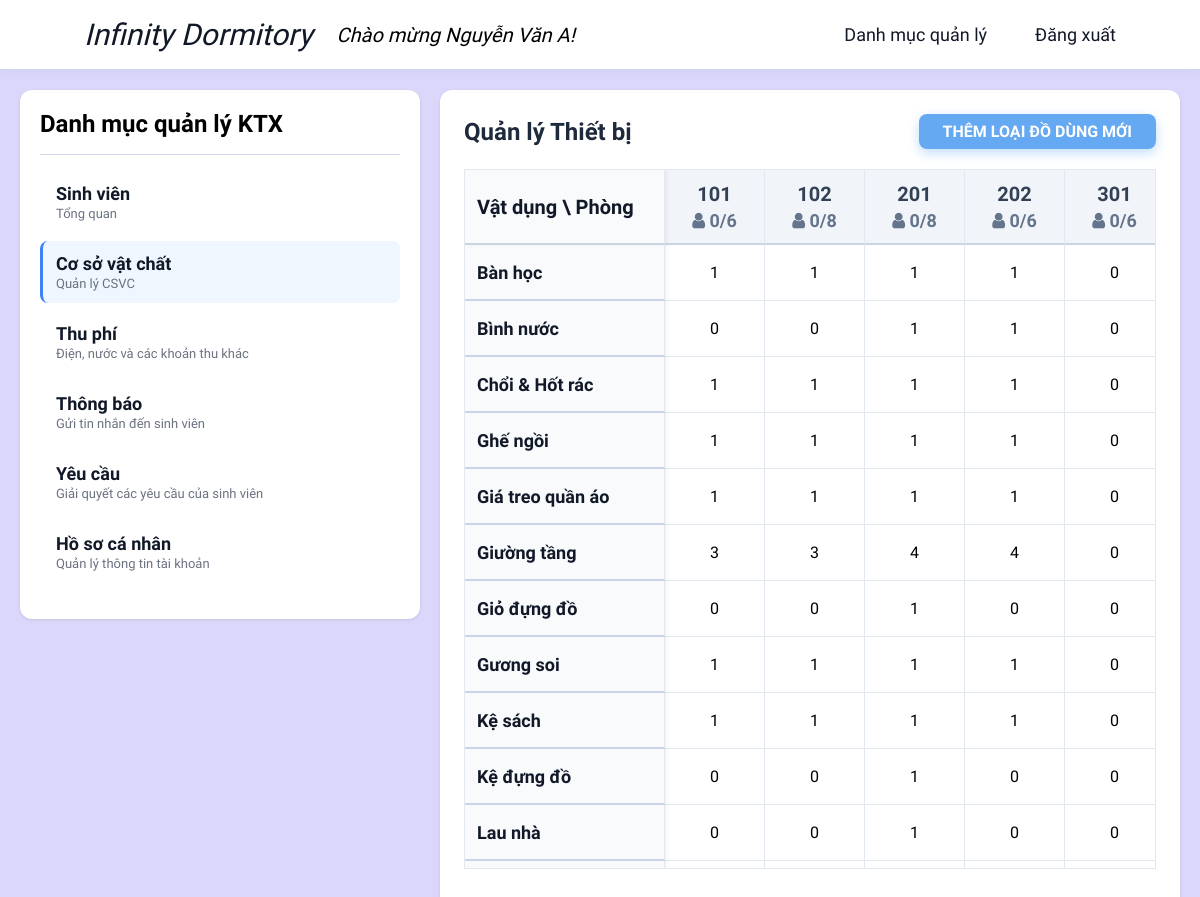
The page /manager/dashboard.php?view=facilities (signed in) on the database its author committed.
### tables this page shows
CREATE TABLE ROOM
(
    ROOM_ID VARCHAR(10),
    GENDER ENUM('Nam', 'Nữ') NOT NULL,
    CAPACITY INT,
    OCCUPIED INT NOT NULL DEFAULT 0,
    BLOCK_ID VARCHAR(10),
    ROOM_STATUS ENUM('Active', 'Maintenance', 'Closed') DEFAULT 'Active',
    FOREIGN KEY (BLOCK_ID) REFERENCES BLOCK(BLOCK_ID),
    PRIMARY KEY (BLOCK_ID, ROOM_ID)
);

### manager/views/facilities.php (the view, shortened to what this page needs)
<?php
  require_once '../database_connection.php';
  $raw_facilities = [];
  $rooms = [];
  $itemTypes = [];
  $managerBlock = $_SESSION['block'];
  if ($conn)
    {
      mysqli_set_charset($conn, "utf8mb4");
      $roomQuery = "SELECT ROOM_ID, CAPACITY, OCCUPIED FROM ROOM WHERE BLOCK_ID = ? ORDER BY ROOM_ID";
      $stmt = $conn->prepare($roomQuery);
      $stmt->bind_param("s", $managerBlock);
      $stmt->execute();
      $res = $stmt->get_result();
      while ($row = $res->fetch_assoc())
      {
        $rooms[$row['ROOM_ID']] = $row;
      }
      $fcltQuery = "SELECT * FROM FACILITY WHERE BLOCK_ID = ?";
      $stmtFclt = $conn->prepare($fcltQuery);
      $stmtFclt->bind_param("s", $managerBlock);
      $stmtFclt->execute();
      $resFclt = $stmtFclt->get_result();
      while ($f = $resFclt->fetch_assoc())
      {
        $raw_facilities[] = $f;
        if (!in_array($f['FCLT_TYPE'], $itemTypes))
            $itemTypes[] = $f['FCLT_TYPE'];
      }
      sort($itemTypes);
  }
  function countItems($raw_data, $roomId, $type)
  {
      $count = 0;
      foreach ($raw_data as $item) {
          if ($item['ROOM_ID'] == $roomId && $item['FCLT_TYPE'] == $type)
              $count++;
      }
      return $count;
  }
?>
<link rel="stylesheet" href="https://cdnjs.cloudflare.com/ajax/libs/font-awesome/4.7.0/css/font-awesome.min.css">
<div class="view-header" style="display: flex; justify-content: space-between; align-items: center; margin-bottom: 20px;">
  <h2 style="margin: 0; color: #1e293b; font-family: 'Google Sans';">Quản lý Thiết bị</h2>
  <button onclick="FacilityManager.addNewType()"
    style="padding: 8px 24px; background: #64a9f2; color: white; font-family: 'Google Sans'; font-size: 16px; font-weight: bold; border: none; border-radius: 8px; cursor: pointer; transition: 0.3s; box-shadow: 0 4px 12px rgba(100, 169, 242, 0.4);">
  THÊM LOẠI ĐỒ DÙNG MỚI
  </button>
</div>
<div class="matrix-container">
  <div class="matrix-table">
    <table>
      <thead>
        <tr>
          <th class="sticky-col" style="font-size: 20px; background: #f8fafc;">Vật dụng \ Phòng</th>
          <?php foreach ($rooms as $id => $room): ?>
          <th class="room-header" data-room-id="<?= $id ?>">
            <div class="room-no"><?= $id ?></div>
            <div class="room-stats">
              <i class="fa fa-user"></i> <?= $room['OCCUPIED'] ?>/<?= $room['CAPACITY'] ?>
            </div>
          </th>
          <?php endforeach; ?>
        </tr>
      </thead>
      <tbody>
        <?php foreach ($itemTypes as $type): ?>
        <tr>
          <th class="sticky-col" style="font-weight: 600;"><?= htmlspecialchars($type) ?></th>
          <?php foreach ($rooms as $id => $room):
            $qty = countItems($raw_facilities, $id, $type);
            ?>
          <td>
            <span class="qty-cell <?= $qty > 0 ? 'has-items' : '' ?>" data-room-id="<?= $id ?>"
              data-item="<?= htmlspecialchars($type) ?>">
            <?= $qty ?>
            </span>
          </td>
          <?php endforeach; ?>
        </tr>
        <?php endforeach; ?>
      </tbody>
    </table>
  </div>
</div>

### manager/dashboard.php (shortened to what this page needs)
<?php
  $menuItems = [
    'students'      => [
      'title' => 'Sinh viên',
      'desc' => 'Tổng quan',
      'js' => 'js/students.js',
      'css' => 'css/students.css'
    ],
    'facilities'      => [
      'title' => 'Cơ sở vật chất',
      'desc' => 'Quản lý CSVC',
      'js' => 'js/facilities.js',
      'css' => 'css/facilities.css'
    ],
    'revenue'       => [
      'title' => 'Thu phí',
      'desc' => 'Điện, nước và các khoản thu khác',
      'js' => 'js/revenue.js',
      'css' => 'css/revenue.css'
    ],
    'notifications' => [
      'title' => 'Thông báo',
      'desc' => 'Gửi tin nhắn đến sinh viên',
      'js' => 'js/notifications.js',
      'css' => 'css/notifications.css'
    ],
    'requests'=> [
      'title'=> 'Yêu cầu',
      'desc'=> 'Giải quyết các yêu cầu của sinh viên',
      'js'=> 'js/requests.js',
      'css' => 'css/requests.css'
    ],
    'profile'       => [
      'title' => 'Hồ sơ cá nhân',
      'desc' => 'Quản lý thông tin tài khoản',
      'js' => 'js/profile.js',
      'css' => 'css/profile.css'
    ]
  ];
  $view = $_GET['view'] ?? 'students';
  $view = array_key_exists($view, $menuItems) ? $view : 'students';
  $current = $menuItems[$view];
?>
<!DOCTYPE html>
<html lang="vi">
  <head>
    <link rel="stylesheet" href="../css/public.css" />
    <?php if (isset($current['css']))
      echo "<link rel='stylesheet' href='{$current['css']}'>";
    ?>
  </head>
  <body>
    <header class="nav">
    <a href="home.php" style="font-style: italic; font-size: 30px;">Infinity Dormitory</a>
    <p style="font-size: 20px; font-style: italic">Chào mừng <?= htmlspecialchars($_SESSION['name'] ?? 'Admin') ?>!</p>
    <a href="dashboard.php" style="margin-left:auto">Danh mục quản lý</a>
    <a href="../logout.php">Đăng xuất</a>
  </header>
    <main class="container">
      <aside class="sidebar">
        <div class="sidebar-header">
          <h2>Danh mục quản lý KTX</h2>
        </div>
        <nav class="sidebar-list">
          <?php foreach ($menuItems as $key => $item): ?>
          <a href="?view=<?= $key ?>" class="sidebar-item <?= $view === $key ? 'active' : '' ?>">
            <div class="item-title"><?= $item['title'] ?></div>
            <div class="item-desc"><?= $item['desc'] ?></div>
          </a>
          <?php endforeach; ?>
        </nav>
      </aside>
      <section class="content-area">
          <?php include "views/{$view}.php"; ?>
      </section>
    </main>
  </body>
</html>

### css/public.css (style rules this page uses)
:root { --cl: linear-gradient(135deg, #667eea 0%, #764ba2 100%); --hov: linear-gradient(135deg,rgba(77, 102, 214, 1) 0%, rgba(100, 52, 148, 1) 100%); --purple: #764ba2; --primary: #3b82f6; --primary-dark: #2563eb; --danger: #ef4444; --danger-dark: #991100; --success: #10b981; --bg-gray: #f7f9fc; --border: #ced8ea; --text: #111827; --text-muted: #6b7280; }
* { box-sizing: border-box; margin: 0; padding: 0; }
body { font-family: 'Google Sans', sans-serif; }
.nav { background: rgba(255, 255, 255, 0.9); backdrop-filter: blur(10px); padding: 0 5%; height: 70px; display: flex; align-items: center; position: sticky; top: 0; z-index: 1000; border-bottom: 1px solid var(--border); box-shadow: 0 4px 12px rgba(0, 0, 0, 0.03); }
.nav a { text-decoration: none; color: var(--text); padding: 8px 16px; border-radius: 8px; font-weight: 500; font-size: 18px; margin: 8px; transition: all 0.3s ease; }
.sidebar { width: 400px; background: white; border-radius: 12px; padding: 20px; box-shadow: 0 1px 3px rgba(0, 0, 0, 0.1); display: flex; flex-direction: column; height: fit-content; position: sticky; top: 20px; }
.sidebar-header { padding-bottom: 16px; border-bottom: 1px solid var(--border); margin-bottom: 16px; }
.sidebar-list { display: flex; flex-direction: column; gap: 8px; margin-bottom: 16px; }
.sidebar-item { display: block; padding: 12px 16px; border-radius: 8px; text-decoration: none; color: var(--text); transition: all 0.2s; cursor: pointer; }
.sidebar-item.active { background: #eff6ff; border-left: 3px solid var(--primary); padding-left: 13px; }
.sidebar-item .item-title { font-weight: 600; font-size: 18px; margin-bottom: 2px; }
.sidebar-item .item-desc { font-size: 13px; color: var(--text-muted); }
.container { display: flex; min-height: calc(100vh - 57px); gap: 20px; padding: 20px; background: #dad7fb; }
.content-area { flex: 1; min-width: 0; background: white; padding: 24px; border-radius: 12px; box-shadow: 0 1px 3px rgba(0, 0, 0, 0.1); min-height: 500px; }
.content-area h2 { font-weight: 700; margin-bottom: 20px; color: var(--text); }
table { width: 100%; border-collapse: collapse; background: white; border-radius: 8px; box-shadow: 0 1px 3px rgba(0, 0, 0, 0.1); }
table th { background: #f9fafb; padding: 12px; text-align: left; font-weight: 600; font-size: 14px; color: var(--text); border-bottom: 2px solid var(--border); }

### manager/css/facilities.css (style rules this page uses)
.matrix-container { width: 100%; max-height: 700px; overflow: auto; position: relative; background: #fff; border: 1px solid #e2e8f0; }
.matrix-table table { border-collapse: separate; border-spacing: 0; width: 100%; }
.matrix-table thead th { text-align: center; font-size: 18px; position: sticky; top: 0; z-index: 20; background: #f1f5f9; border-bottom: 2px solid #cbd5e1; border-right: 1px solid #e2e8f0; }
.matrix-table td.sticky-col, .matrix-table th.sticky-col { font-size: 18px; position: sticky; left: 0; background-color: #f8fafc; z-index: 10; min-width: 200px; width: 200px; text-align: left; font-weight: 600; box-shadow: 2px 0 5px rgba(0, 0, 0, 0.05); border-right: 1px solid #e2e8f0; }
.matrix-table thead th:first-child, .matrix-table thead th.sticky-col { z-index: 40; top: 0; left: 0; background: #f1f5f9; }
.matrix-table td { padding: 12px; border-bottom: 1px solid #e2e8f0; border-right: 1px solid #e2e8f0; text-align: center; background: #fff; }
.room-header { cursor: pointer; transition: background 0.2s; min-width: 100px; }
.room-no { font-size: 20px; font-weight: bold; color: #334155; }
.room-stats { font-size: 18px; color: #64748b; margin-top: 4px; }
.qty-cell { display: inline-block; padding: 6px 12px; border-radius: 4px; cursor: pointer; transition: all 0.2s; }

### rows shown on the page
room: id "101", OCCUPIED "0", CAPACITY "6", qty "1", qty "0", qty "3"
room: id "102", OCCUPIED "0", CAPACITY "8", qty "1", qty "0", qty "3"
room: id "201", OCCUPIED "0", CAPACITY "8", qty "1", qty "4"
room: id "202", OCCUPIED "0", CAPACITY "6", qty "1", qty "4", qty "0"
room: id "301", OCCUPIED "0", CAPACITY "6", qty "0"

### other values the page prints
$_SESSION['name'] "Nguyễn Văn A"
$item['title'] "Sinh viên"
$item['desc'] "Tổng quan"
$item['title'] "Cơ sở vật chất"
$item['desc'] "Quản lý CSVC"
$item['title'] "Thu phí"
$item['desc'] "Điện, nước và các khoản thu khác"
$item['title'] "Thông báo"
$item['desc'] "Gửi tin nhắn đến sinh viên"
$item['title'] "Yêu cầu"
$item['desc'] "Giải quyết các yêu cầu của sinh viên"
$item['title'] "Hồ sơ cá nhân"
$item['desc'] "Quản lý thông tin tài khoản"
$type "Bàn học"
$type "Bình nước"
